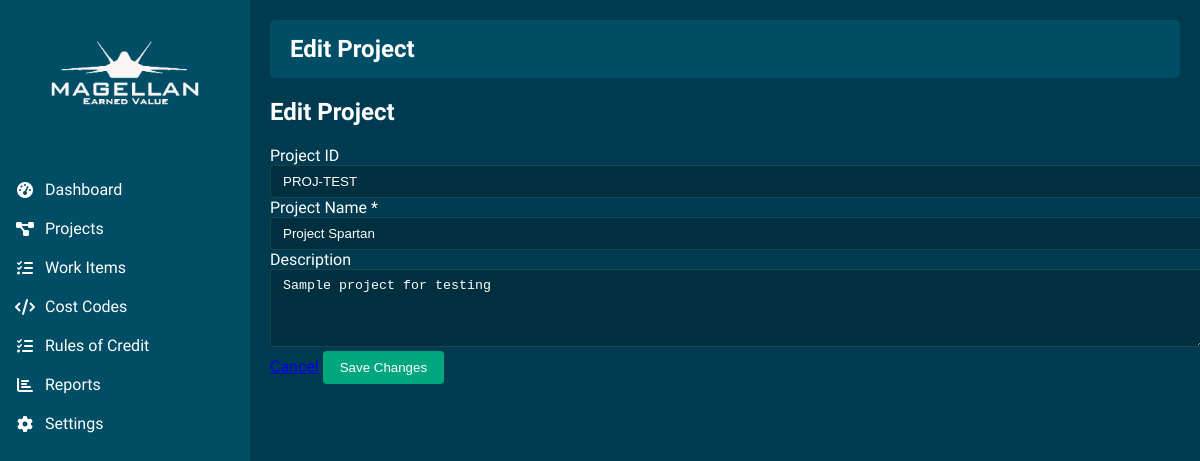
Screenshot of /edit_project/1 with the database file from the repository.
### models.py (models this page shows, shortened)
class Project(db.Model):
    __tablename__ = "project"
    id = db.Column(db.Integer, primary_key=True)
    project_id_str = db.Column(db.String(50), unique=True, nullable=False)
    name = db.Column(db.String(200), nullable=False)
    description = db.Column(db.Text)
    sub_jobs = db.relationship("SubJob", backref="project", lazy=True, cascade="all, delete-orphan")
    work_items = db.relationship("WorkItem", backref="project", lazy=True)

### routes.py (the view, shortened to what this page needs)
@main_bp.route('/edit_project/<int:project_id>', methods=['GET', 'POST'])
def edit_project(project_id):
    project = Project.query.get_or_404(project_id)
    return render_template('edit_project.html', project=project)

### templates/edit_project.html (shortened to what this page needs)
{% extends "base.html" %}
{% block page_title %}Edit Project{% endblock %}
{% block content %}
    <div class="content-container">
        <div class="card">
            <div class="card-header">
                <h2>Edit Project</h2>
            </div>
            <div class="card-body">
                <form method="POST" action="{{ url_for('main.edit_project', project_id=project.id) }}">
                    <div class="form-group">
                        <label for="project_id_str">Project ID</label>
                        <input type="text" id="project_id_str" name="project_id_str" class="form-control" value="{{ project.project_id_str }}">
                    </div>
                    <div class="form-group">
                        <label for="name">Project Name <span class="required">*</span></label>
                        <input type="text" id="name" name="name" class="form-control" value="{{ project.name }}" required>
                    </div>
                    <div class="form-group">
                        <label for="description">Description</label>
                        <textarea id="description" name="description" class="form-control" rows="4">{{ project.description }}</textarea>
                    </div>
                    <div class="form-actions">
                        <a href="{{ url_for('main.view_project', project_id=project.id) }}" class="btn btn-outline">Cancel</a>
                        <button type="submit" class="btn btn-primary">Save Changes</button>
                    </div>
                </form>
            </div>
        </div>
    </div>
{% endblock %}

### static/css/style.css (style rules this page uses)
:root { --primary-bg: #003b4f; --secondary-bg: #004d66; --accent-green: #00a67e; --accent-light-green: #00c896; --text-light: #ffffff; --sidebar-width: 250px; }
body { font-family: 'Segoe UI', Tahoma, Geneva, Verdana, sans-serif; background-color: var(--primary-bg); color: var(--text-light); margin: 0; padding: 0; overflow-x: hidden; }
.btn-primary { background-color: var(--accent-green); border-color: var(--accent-green); color: var(--text-light); padding: 8px 16px; border-radius: 4px; text-decoration: none; display: inline-block; font-weight: 500; text-align: center; vertical-align: middle; cursor: pointer; border: 1px solid transparent; }
.form-control, .form-select { background-color: rgba(0, 0, 0, 0.2); border: 1px solid rgba(255, 255, 255, 0.1); color: var(--text-light); padding: 8px 12px; border-radius: 4px; width: 100%; }
.form-control::placeholder { color: rgba(255, 255, 255, 0.5); }

### rows the page displays
Project: project_id_str "PROJ-TEST", name "Project Spartan", description "Sample project for testing"
